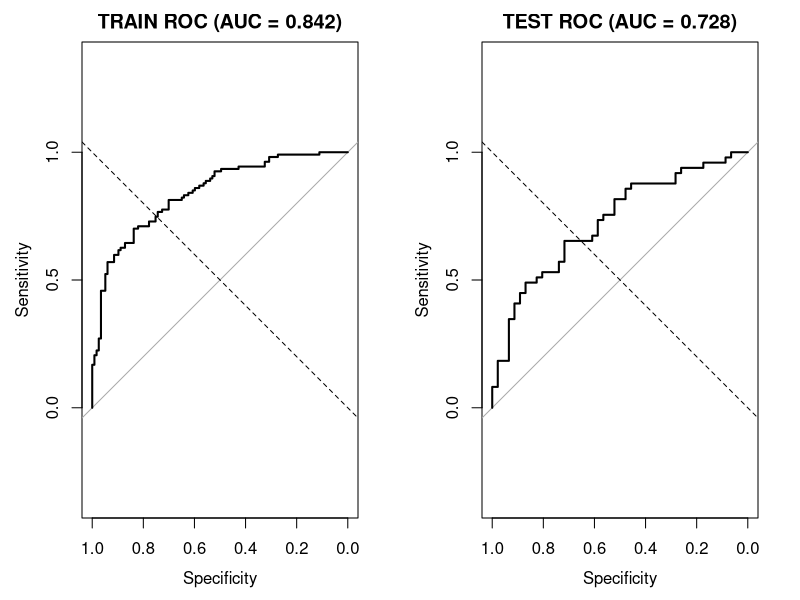

Recreate this plot in R.
#######################################################################
# SVM for high_yield                                                  #
# - Clean data                                                        #
# - Train/Test split (70/30)                                          #
# - 10-fold CV on TRAIN to tune cost (linear kernel)                  #
# - Evaluate on TRAIN and TEST: Confusion matrix, Accuracy, ROC/AUC.  #
# Robust to "new levels" via one-hot encoding from TRAIN template.    #
#######################################################################

# Packages 
# install.packages(c("e1071","pROC","readr"))  # run once if needed
library(e1071)
library(pROC)
library(readr)

# Load 
Data <- read_csv("Animal_data.csv")

# Ensure target is factor with "Low","High" (so High is the positive class)
Data$high_yield <- factor(Data$high_yield, levels = c("Low","High"))

# Drop rows with missing target
Data <- Data[!is.na(Data$high_yield), ]

# Train/Test split (70/30) 
set.seed(123)
n   <- nrow(Data)
idx <- sample(seq_len(n), size = floor(0.7 * n))
TrainDF <- Data[idx, ]
TestDF  <- Data[-idx, ]

# Build X/y and make encodings stable 
# Drop target for X frames
X_train_df <- subset(TrainDF, select = -high_yield)
X_test_df  <- subset(TestDF,  select = -high_yield)

# Convert character columns to factors in TRAIN (template)
char_cols <- names(X_train_df)[sapply(X_train_df, is.character)]
for (nm in char_cols) X_train_df[[nm]] <- factor(X_train_df[[nm]])

# For TEST: coerce matching character columns to factor, then align factor levels to TRAIN
for (nm in intersect(char_cols, names(X_test_df))) {
  if (is.character(X_test_df[[nm]])) X_test_df[[nm]] <- factor(X_test_df[[nm]])
}
for (nm in names(X_train_df)[sapply(X_train_df, is.factor)]) {
  if (nm %in% names(X_test_df) && is.factor(X_test_df[[nm]])) {
    X_test_df[[nm]] <- factor(X_test_df[[nm]], levels = levels(X_train_df[[nm]]))
  }
}

# Drop rows with any NA in predictors and keep y aligned
cc_train <- complete.cases(X_train_df)
X_train_df <- X_train_df[cc_train, , drop = FALSE]
y_train    <- TrainDF$high_yield[cc_train]

cc_test <- complete.cases(X_test_df)
X_test_df <- X_test_df[cc_test, , drop = FALSE]
y_test    <- TestDF$high_yield[cc_test]

# One-hot encode from TRAIN template (no intercept)
X_train <- model.matrix(~ . - 1, data = X_train_df)
X_test  <- model.matrix(~ . - 1, data = X_test_df)

# Ensure TEST has same columns as TRAIN (add any missing dummies as zeros)
missing_in_test <- setdiff(colnames(X_train), colnames(X_test))
if (length(missing_in_test) > 0) {
  X_test <- cbind(
    X_test,
    matrix(0, nrow = nrow(X_test), ncol = length(missing_in_test),
           dimnames = list(NULL, missing_in_test))
  )
}
# Order columns identically
X_test <- X_test[, colnames(X_train), drop = FALSE]

# 10-fold Cross-Validation on TRAIN to tune cost 
set.seed(123)
K <- 10
fold_id <- sample(rep(1:K, length.out = nrow(X_train)))
cost_grid <- 10^seq(-2, 2, by = 1)  # 0.01, 0.1, 1, 10, 100

cv_acc <- numeric(length(cost_grid))

for (ci in seq_along(cost_grid)) {
  Cval <- cost_grid[ci]
  acc_fold <- numeric(K)
  for (k in 1:K) {
    tr_idx <- which(fold_id != k)
    va_idx <- which(fold_id ==  k)
    
    x_tr <- X_train[tr_idx, , drop = FALSE]
    y_tr <- y_train[tr_idx]
    x_va <- X_train[va_idx, , drop = FALSE]
    y_va <- y_train[va_idx]
    
    fit_k <- svm(x = x_tr, y = y_tr,
                 kernel = "linear",
                 cost = Cval,
                 scale = TRUE)  # standardize using TRAIN stats
    
    pred_va <- predict(fit_k, newdata = x_va)
    cm_va   <- table(Actual = y_va, Pred = pred_va)
    acc_fold[k] <- sum(diag(cm_va)) / sum(cm_va)
  }
  cv_acc[ci] <- mean(acc_fold)
}

best_cost <- cost_grid[which.max(cv_acc)]

cat("\n==== 10-fold CV on TRAIN ====\n")
print(data.frame(cost = cost_grid, CV_Accuracy = round(cv_acc, 4)))
cat("Best cost: ", best_cost, " | Best CV Accuracy: ",
    round(max(cv_acc), 4), "\n", sep = "")

# Refit final SVM on full TRAIN with best cost 
svm_fit <- svm(x = X_train, y = y_train,
               kernel = "linear",
               cost = best_cost,
               scale = TRUE,
               probability = TRUE)

# TRAIN performance 
pred_train <- predict(svm_fit, newdata = X_train, probability = TRUE)
stopifnot(length(pred_train) == length(y_train))

cm_train  <- table(Actual = y_train, Predicted = pred_train)
acc_train <- sum(diag(cm_train)) / sum(cm_train)

probs_train <- attr(pred_train, "probabilities")[, "High"]  # High = positive
roc_train   <- roc(response = y_train, predictor = probs_train,
                   levels = c("Low","High"), direction = "<")
auc_train   <- auc(roc_train)

cat("\n==== TRAIN performance ====\n")
print(cm_train)
cat(sprintf("Train Accuracy: %.3f\n", acc_train))
cat(sprintf("Train AUC: %.3f\n", as.numeric(auc_train)))

# TEST performance
pred_test <- predict(svm_fit, newdata = X_test, probability = TRUE)
stopifnot(length(pred_test) == length(y_test))

cm_test  <- table(Actual = y_test, Predicted = pred_test)
acc_test <- sum(diag(cm_test)) / sum(cm_test)

probs_test <- attr(pred_test, "probabilities")[, "High"]
roc_test   <- roc(response = y_test, predictor = probs_test,
                  levels = c("Low","High"), direction = "<")
auc_test <- auc(roc_test)

cat("\n==== TEST performance ====\n")
print(cm_test)
cat(sprintf("Test Accuracy: %.3f\n", acc_test))
cat(sprintf("Test AUC: %.3f\n", as.numeric(auc_test)))

# Plot ROC curves 
par(mfrow = c(1,2))
plot(roc_train, main = sprintf("TRAIN ROC (AUC = %.3f)", as.numeric(auc_train)))
abline(a = 0, b = 1, lty = 2)
plot(roc_test,  main = sprintf("TEST ROC (AUC = %.3f)",  as.numeric(auc_test)))
abline(a = 0, b = 1, lty = 2)
par(mfrow = c(1,1))

# (Optional) Extract linear hyperplane parameters 
# w = sum_i alpha_i y_i x_i ;  b = -rho  (e1071 convention)
SV    <- as.matrix(svm_fit$SV)
alpha <- as.numeric(svm_fit$coefs)
w     <- colSums(sweep(SV, 1, alpha, `*`))
b     <- -svm_fit$rho
cat("\nHyperplane (linear): f(x) = w.x + b\nw (length ", length(w), ")\n", sep = "")
print(w)
cat("b = ", b, "\n", sep = "")

